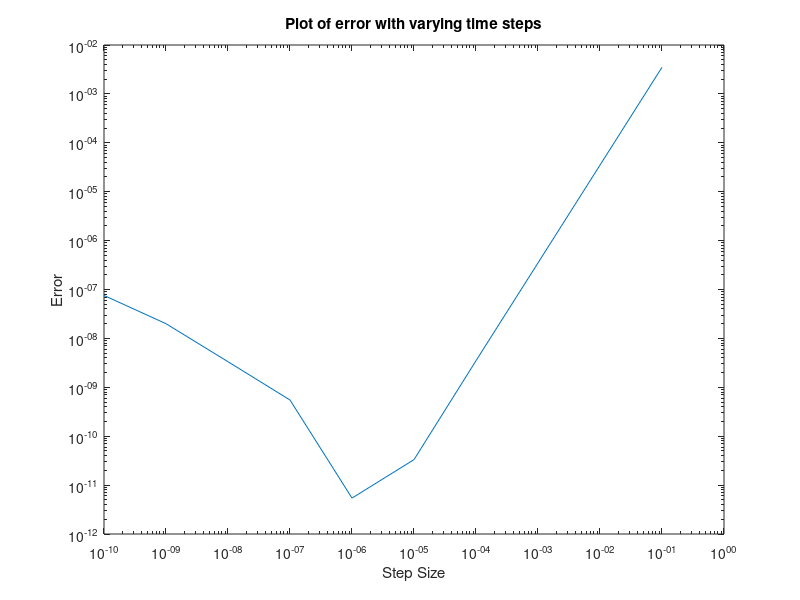

This figure's MATLAB source:
clear RoundoffErrorVariation;
N=11;
central_diff=zeros(1, N);
true_diff=zeros(1, N);
h=zeros(1, N);

% Step size and x
x=0.5;
h(1)=1;    %Starting value of h

%function to evaluate the polynomial
f = @(x) -0.1*x.^4 - 0.15*x.^3 - 0.5*x.^2 - 0.25.*x + 1.2;
df = @(x) -0.4*x.^3 - 0.45*x.^2 - x - 0.25;

%Calculation of central_diff
for j=2:N
    h(j)=h(j-1)/10;
    central_diff(j)=(f(x+h(j))-f(x-h(j)))/(2*h(j));
    true_diff(j)=df(x);
end

%Calculation of error
err=abs(true_diff-central_diff);

%Output
L=[h' central_diff' err'];
fprintf('     step_size      central_difference_values      error\n')
disp(L);

%Plotting
loglog(h, err), xlabel('Step Size'), ylabel('Error') %%plot log-log plot
title('Plot of error with varying time steps')